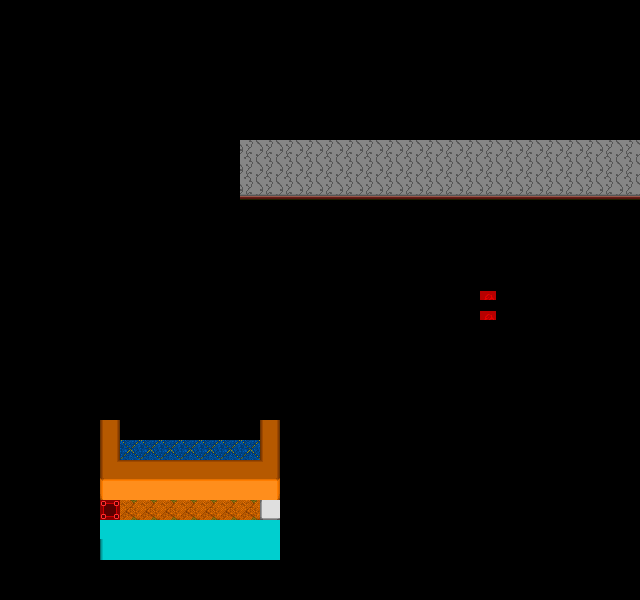

Below is a game level as drawn by its tile map, then a one-line description and the .tmx file that defines it, in full:
An orthogonal 32x30 tile map with 20x20 px tiles, 1 tile layer (Tile Layer 1) and 1 object (CHGROOM).

<map version="1.8" tiledversion="1.8.4" orientation="orthogonal" renderorder="right-down" width="32" height="30" tilewidth="20" tileheight="20" infinite="0" nextlayerid="3" nextobjectid="4">
 <editorsettings>
  <export target="../maps/hotel0.nat" format="custom" />
 </editorsettings>
 <properties>
  <property name="name" value="Lobby" />
 </properties>
 <tileset firstgid="1" source="HOTEL.TSX" />
 <layer id="1" name="Tile Layer 1" width="32" height="30">
  <data encoding="csv">
39,39,39,39,39,39,39,39,39,39,39,39,39,39,39,39,39,39,39,39,39,39,39,39,39,39,39,39,39,39,39,39,
39,39,39,39,39,39,39,39,39,39,39,39,39,39,39,39,39,39,39,39,39,39,39,39,39,39,39,39,39,39,39,39,
39,39,39,39,39,39,39,39,39,39,39,39,39,39,39,39,39,39,39,39,39,39,39,39,39,39,39,39,39,39,39,39,
39,39,39,39,39,39,39,39,39,39,39,39,39,39,39,39,39,39,39,39,39,39,39,39,39,39,39,39,39,39,39,39,
39,39,39,39,39,39,39,39,39,39,39,39,39,39,39,39,39,39,39,39,39,39,39,39,39,39,39,39,39,39,39,39,
39,39,39,39,39,39,39,39,39,39,39,39,39,39,39,39,39,39,39,39,39,39,39,39,39,39,39,39,39,39,39,39,
39,39,39,39,39,39,39,39,39,39,39,39,39,39,39,39,39,39,39,39,39,39,39,39,39,39,39,39,39,39,39,39,
39,39,39,39,39,39,39,39,39,39,39,39,50,50,50,50,50,50,50,50,50,50,50,50,50,50,50,50,50,50,50,50,
39,39,39,39,39,39,39,39,39,39,39,39,50,50,50,50,50,50,50,50,50,50,50,50,50,50,50,50,50,50,50,50,
39,39,39,39,39,39,39,39,39,39,39,39,66,66,66,66,66,66,66,66,66,66,66,66,66,66,66,66,66,66,66,66,
39,39,39,39,39,39,39,39,39,39,39,39,7,7,7,7,7,7,7,7,7,7,7,7,7,7,7,7,7,7,7,7,
39,39,39,39,39,39,39,39,39,39,39,39,7,7,7,7,7,7,7,7,7,7,7,7,7,7,7,7,7,7,7,7,
39,39,39,39,39,39,39,39,39,39,39,39,7,7,7,7,7,7,7,7,7,7,7,7,7,7,7,7,7,7,7,7,
39,39,39,39,39,39,39,39,39,39,39,39,7,7,7,7,7,7,7,7,7,7,7,7,9,10,10,10,10,10,10,10,
39,39,39,39,39,39,39,39,39,39,39,39,7,7,7,7,7,7,7,7,7,7,7,7,25,26,26,26,26,26,26,26,
39,39,39,39,39,39,39,39,39,39,39,39,7,7,7,7,7,7,7,7,7,7,7,7,25,26,26,26,26,26,26,26,
39,39,39,39,39,39,39,39,39,39,39,39,39,39,39,39,39,39,39,39,39,39,39,39,39,39,39,26,26,26,39,39,
39,39,39,39,39,39,39,39,39,39,39,39,39,39,39,39,39,39,39,39,39,39,39,39,39,39,39,26,26,26,39,39,
39,39,39,39,39,39,39,39,39,39,39,39,39,39,39,39,39,39,39,39,39,39,39,39,39,39,39,26,26,26,39,39,
53,53,53,53,70,53,53,53,53,53,53,53,53,53,69,53,53,53,53,53,53,70,53,69,53,53,70,26,26,26,39,39,
53,53,53,53,70,53,53,53,53,53,53,53,53,53,69,53,53,53,53,53,53,70,55,69,53,53,70,8,8,8,39,39,
53,53,53,53,70,4,53,53,53,53,53,53,53,4,69,53,53,53,53,53,53,70,71,69,53,53,70,8,8,8,39,39,
8,8,8,8,8,4,5,5,5,5,5,5,5,6,8,8,8,8,8,8,8,8,8,8,8,8,8,8,8,8,39,39,
8,8,8,8,8,20,21,21,21,21,21,21,21,22,8,8,8,8,8,8,8,8,8,8,8,8,8,8,8,8,39,39,
8,8,8,8,8,36,37,37,37,37,37,37,37,38,8,8,8,8,8,8,8,8,8,8,8,8,8,8,8,8,39,39,
8,8,8,8,8,1,2,2,2,2,2,2,2,3,8,8,8,8,8,8,8,39,39,39,39,39,39,39,39,39,39,39,
8,8,8,8,8,17,18,18,18,18,18,18,18,19,8,8,8,8,8,8,8,39,39,39,39,39,39,39,39,39,39,39,
8,8,8,8,8,33,34,34,34,34,34,34,34,35,8,8,8,8,8,8,8,39,39,39,39,39,39,39,39,39,39,39,
8,8,8,8,8,8,8,8,8,8,8,8,8,8,8,8,8,8,8,8,8,39,39,39,39,39,39,39,39,39,39,39,
39,39,39,39,39,39,8,39,39,39,39,39,39,39,39,39,39,39,39,39,39,39,39,39,39,39,39,39,39,39,39,39
</data>
 </layer>
 <objectgroup id="2" name="triggers">
  <object id="3" name="ELEV_NAT" type="CHGROOM" x="440" y="420" width="20" height="20">
   <properties>
    <property name="name" value="ELEV_NAT" />
    <property name="x" type="int" value="7" />
    <property name="y" type="int" value="8" />
   </properties>
  </object>
 </objectgroup>
</map>